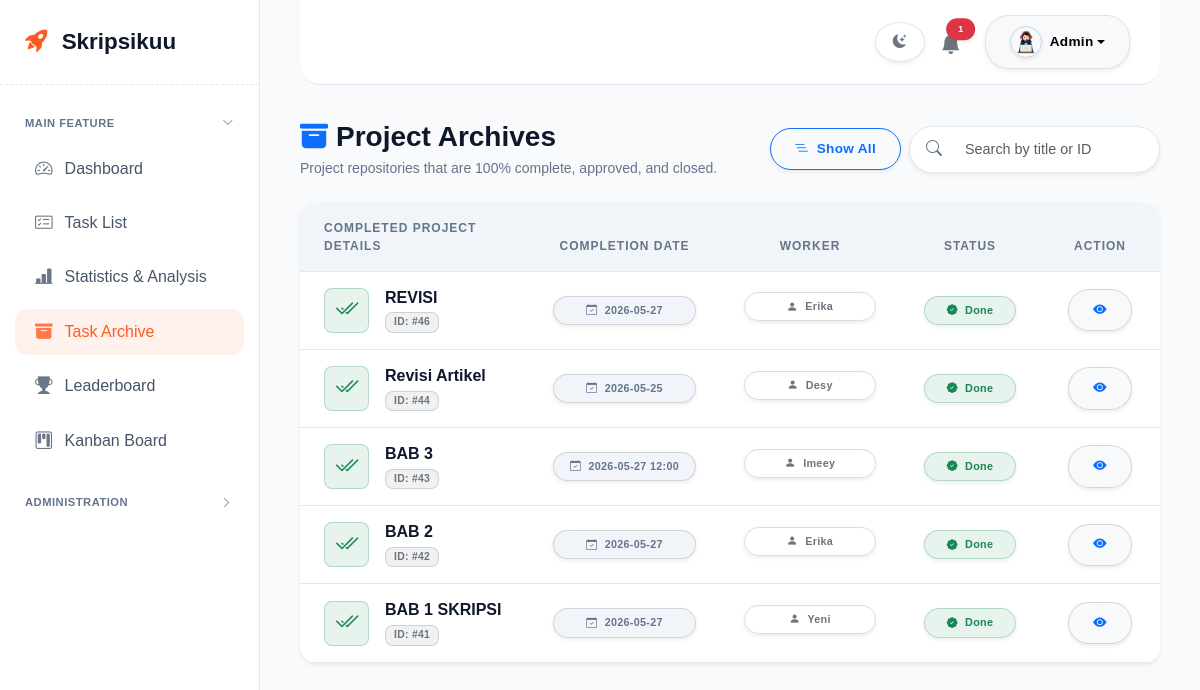
Page /arsip (signed in) on the committed database.
### tables this page shows
CREATE TABLE tugas (
            id INTEGER PRIMARY KEY AUTOINCREMENT,
            judul_tugas TEXT NOT NULL,
            deskripsi TEXT,
            deadline DATE,
            status TEXT CHECK(status IN ('To-Do', 'In Progress', 'Ready for Review', 'Revision Needed', 'Done')) DEFAULT 'To-Do',
            harga_klien REAL DEFAULT 0,
            fee_tim REAL DEFAULT 0,
            member_id INTEGER,
            reviewer_id INTEGER, file_admin TEXT, fee_admin INTEGER DEFAULT 0,
            FOREIGN KEY (member_id) REFERENCES users (id),
            FOREIGN KEY (reviewer_id) REFERENCES users (id)
        );

CREATE TABLE users (
            id INTEGER PRIMARY KEY AUTOINCREMENT,
            username TEXT UNIQUE NOT NULL,
            password TEXT NOT NULL,
            nama_lengkap TEXT NOT NULL,
            role TEXT CHECK(role IN ('admin', 'reviewer', 'member')) NOT NULL
        , foto TEXT);

### rute_web.py (the view)
    @app.route('/arsip')
    def arsip_tugas():
        if 'loggedin' not in session: return redirect(url_for('login'))
        conn = get_db_connection()
        role, user_id = session['role'], session['id']
        query_base = '''
            SELECT t.*, m.nama_lengkap AS nama_member, r.nama_lengkap AS nama_reviewer
            FROM tugas t
            LEFT JOIN users m ON t.member_id = m.id
            LEFT JOIN users r ON t.reviewer_id = r.id
            WHERE t.status = "Done"
        '''
        if role in ['admin', 'superadmin']:
            tugas_arsip = conn.execute(query_base + ' ORDER BY t.id DESC').fetchall()
        elif role == 'member':
            tugas_arsip = conn.execute(query_base + ' AND t.member_id = ? ORDER BY t.id DESC', (user_id,)).fetchall()
        elif role == 'reviewer':
            tugas_arsip = conn.execute(query_base + ' AND t.reviewer_id = ? ORDER BY t.id DESC', (user_id,)).fetchall()
        conn.close()
        return render_template('arsip.html', tugas=tugas_arsip)

### app.py (called while the page is built)
def load_blacklist():
    if os.path.exists(FILE_BLACKLIST):
        with open(FILE_BLACKLIST, 'r') as f:
            try: return json.load(f)
            except: return []
    return []

@app.before_request
def bouncer_security():
    raw_ip = request.headers.get('X-Forwarded-For', request.remote_addr)
    ip = raw_ip.split(',')[0].strip() if raw_ip else '0.0.0.0'
    blacklist_dinamis = load_blacklist()
    if ip in BLOCKED_IPS or ip in blacklist_dinamis:
        abort(403)
    ua = request.headers.get('User-Agent', '')
    if any(bot in ua for bot in BLOCKED_UAS):
        abort(403)

@app.after_request
def izinkan_cors(response):
    domain_aman = [
        'https://skripsikuu.pythonanywhere.com',  # Web Skripsikuu sendiri
        'https://itarya.pythonanywhere.com',      # Web Monitoring lu
        'http://localhost:5000',                  # Buat lu testing di komputer lokal
        'http://127.0.0.1:5000'
    ]
    origin_masuk = request.headers.get('Origin')
    if origin_masuk in domain_aman:
        response.headers['Access-Control-Allow-Origin'] = origin_masuk
    response.headers['Access-Control-Allow-Headers'] = 'Content-Type,Authorization'
    return response

### mesin_db.py (called while the page is built)
def get_db_connection():
    db_path = os.path.join(BASE_DIR, 'dashboard_tugas.db')
    conn = sqlite3.connect(db_path, timeout=15)
    conn.row_factory = sqlite3.Row
    return conn

### templates/arsip.html (shortened to what this page needs)
{% extends "base.html" %}
{% block content %}
<div class="container-fluid px-0">
    <div class="d-flex flex-column flex-md-row justify-content-between align-items-md-center mb-4 mt-2 gap-3">
        <div>
            <h3 class="fw-bolder mb-1 text-dark"><i class="bi bi-archive-fill text-primary me-2"></i>Project Archives</h3>
            <p class="text-muted small mb-0">Project repositories that are 100% complete, approved, and closed.</p>
        </div>
        <div class="d-flex align-items-center gap-2 flex-wrap flex-md-nowrap">
            <button id="btnViewAll" class="btn btn-outline-primary rounded-pill shadow-sm fw-bold d-none text-nowrap px-4 transition-all" onclick="tampilkanSemua()">
                <i class="bi bi-list-nested me-1"></i> Show All
            </button>
            <div class="input-group search-pill-group shadow-sm" style="min-width: 250px; max-width: 320px;">
                <span class="input-group-text px-3"><i class="bi bi-search text-muted"></i></span>
                <input type="text" id="searchInput" class="form-control px-2" placeholder="Search by title or ID" onkeyup="cariTugas()" style="font-size: 0.9rem;">
            </div>
        </div>
    </div>
    <div class="card shadow-sm border-0 rounded-4 overflow-hidden mb-5" data-aos="fade-up" data-aos-delay="150">
        <div class="card-body p-0">
            <div class="table-responsive">
                <table class="table table-hover mb-0 align-middle" style="min-width: 800px;">
                    <thead class="thead-spectra">
                        <tr>
                            <th class="py-3 px-4 text-start">Completed Project Details</th>
                            <th class="py-3 px-4 text-center" style="width: 160px;">Completion Date</th>
                            <th class="py-3 px-4 text-center" style="width: 180px;">Worker</th>
                            <th class="py-3 px-4 text-center" style="width: 140px;">Status</th>
                            <th class="py-3 px-4 text-center" style="width: 120px;">Action</th>
                        </tr>
                    </thead>
                    <tbody>
                        {% for t in tugas %}
                        <tr class="table-custom-row arsip-row">
                            <td class="px-4 py-3">
                                <div class="d-flex align-items-center gap-3">
                                    <div class="bg-success bg-opacity-10 rounded-3 d-flex align-items-center justify-content-center text-success border border-success border-opacity-25" style="width: 45px; height: 45px; flex-shrink: 0;">
                                        <i class="bi bi-check2-all fs-4"></i>
                                    </div>
                                    <div>
                                        <h6 class="mb-1 fw-bold text-dark" style="font-size: 1rem; line-height: 1.3;">{{ t['judul_tugas'] }}</h6>
                                        <div class="d-flex align-items-center gap-2">
                                            <span class="badge bg-secondary bg-opacity-10 text-secondary border border-secondary border-opacity-25 px-2 py-1" style="font-size: 0.65rem;">ID: #{{ t['id'] }}</span>
                                        </div>
                                    </div>
                                </div>
                            </td>
                            <td class="px-4 py-3 text-center">
                                <span class="badge bg-light text-muted border border-secondary border-opacity-25 px-3 py-2 rounded-pill w-100 shadow-sm"><i class="bi bi-calendar-check me-1"></i> {{ t['deadline'] }}</span>
                            </td>
                            <td class="px-4 py-3 text-center">
                                <span class="badge border border-secondary border-opacity-25 text-secondary fw-semibold bg-transparent px-3 py-2 rounded-pill w-100 text-truncate shadow-sm" style="max-width: 160px;">
                                    <i class="bi bi-person-fill me-1"></i> {{ t['nama_member'] or '-' }}
                                </span>
                            </td>
                            <td class="px-4 py-3 text-center">
                                <span class="badge py-2 px-3 fw-bold border rounded-pill w-100 bg-success bg-opacity-10 text-success border-success border-opacity-25 shadow-sm">
                                    <i class="bi bi-patch-check-fill me-1"></i> {{ t['status'] }}
                                </span>
                            </td>
                            <td class="px-4 py-3 text-center">
                                <div class="action-buttons">
                                    <a href="/tugas/{{ t['id'] }}" class="btn btn-light border border-secondary border-opacity-25 text-primary shadow-sm btn-icon-round" title="Lihat Detail Histori"><i class="bi bi-eye-fill"></i></a>
                                </div>
                            </td>
                        </tr>
                        {% endfor %}
                    </tbody>
                </table>
            </div>
        </div>
    </div>
</div>
{% endblock %}

### static/style.css (style rules this page uses)
:root { --bg-canvas: #f8fafc; --bg-card: #ffffff; --bg-sidebar: #ffffff; --bg-header: #ffffff; --text-utama: #0f172a; --text-muted: #64748b; --text-nav-inactive: #475569; --border-kaca: #e2e8f0; --bg-light-box: #f1f5f9; --shadow-spectra: 0 4px 20px rgba(15, 23, 42, 0.03); }
body { font-family: 'Plus Jakarta Sans', sans-serif; background-color: var(--bg-canvas); color: var(--text-utama); overflow-x: hidden; transition: background-color 0.3s ease, color 0.3s ease; position: relative; -webkit-font-smoothing: antialiased; -moz-osx-font-smoothing: grayscale; font-weight: 400; }
.text-dark { color: var(--text-utama) !important; }
.text-muted { color: var(--text-muted) !important; }
.bg-light { background-color: var(--bg-light-box) !important; }
.card { border: 1px solid var(--border-kaca); background: var(--bg-card); color: var(--text-utama); border-radius: 16px; box-shadow: var(--shadow-spectra); transition: transform 0.3s ease, box-shadow 0.3s ease, border-color 0.3s ease; }
.btn { border-radius: 24px; font-weight: 500; font-size: 0.85rem; padding: 10px 24px; letter-spacing: 0.3px; transition: all 0.2s ease-in-out; }
.form-control, .form-select { border-radius: 12px; border: 1px solid var(--border-kaca); background-color: var(--bg-canvas); color: var(--text-utama); padding: 12px 18px; font-size: 0.9rem; font-weight: 400; transition: all 0.2s ease; }
.badge { border-radius: 8px; padding: 6px 12px; font-weight: 600; letter-spacing: 0.3px; }
.table { color: var(--text-utama); vertical-align: middle; }
.thead-spectra th { background-color: var(--bg-light-box); color: var(--text-muted); border-bottom: 1px solid var(--border-kaca); text-transform: uppercase; font-size: 0.75rem; letter-spacing: 1px; font-weight: 600; }
.table-custom-row td { background-color: transparent; border-bottom: 1px solid var(--border-kaca); transition: all 0.2s ease; font-size: 0.9rem; }
.action-buttons { display: flex; gap: 6px; justify-content: center; }
.search-pill-group { border-radius: 50px; overflow: hidden; border: 1px solid var(--border-kaca); background-color: var(--bg-card); }
.search-pill-group .input-group-text, .search-pill-group .form-control { background: transparent; border: none; box-shadow: none; color: var(--text-utama); }

### rows in the picture
tugas: judul_tugas "REVISI", id "46", deadline "2026-05-27", nama_lengkap "Erika", status "Done"
tugas: judul_tugas "Revisi Artikel", id "44", deadline "2026-05-25", nama_lengkap "Desy", status "Done"
tugas: judul_tugas "BAB 3", id "43", deadline "2026-05-27 12:00", nama_lengkap "Imeey", status "Done"
tugas: judul_tugas "BAB 2", id "42", deadline "2026-05-27", nama_lengkap "Erika", status "Done"
tugas: judul_tugas "BAB 1 SKRIPSI", id "41", deadline "2026-05-27", nama_lengkap "Yeni", status "Done"

### other values in the picture
{{ notif_count }} "1"
{{ session['nama_lengkap'] }} "Admin"
